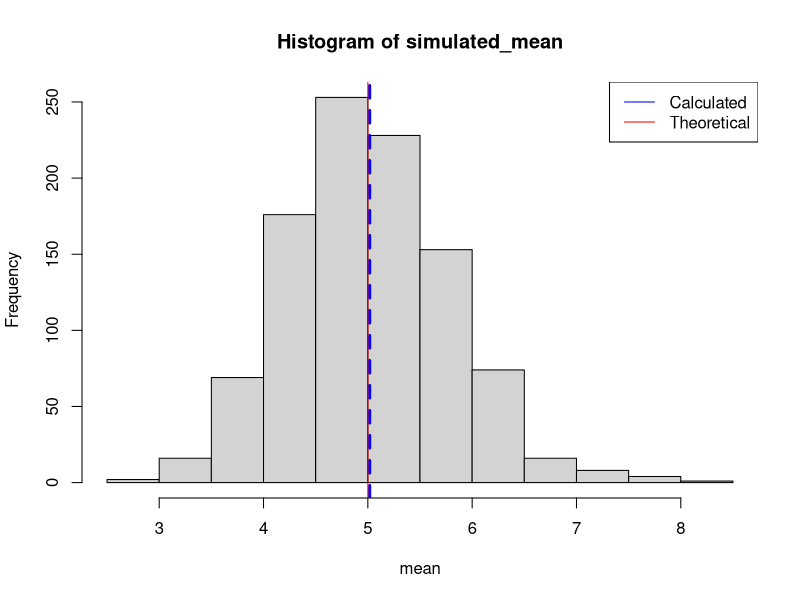
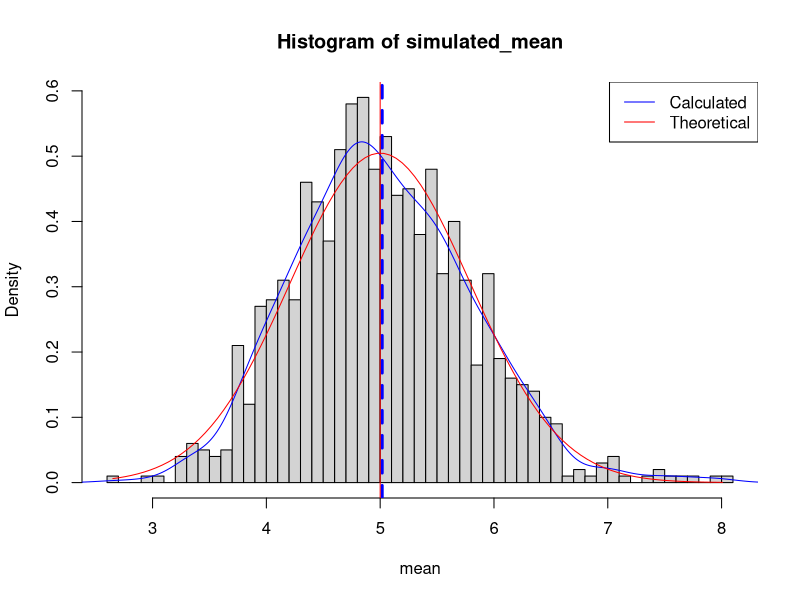
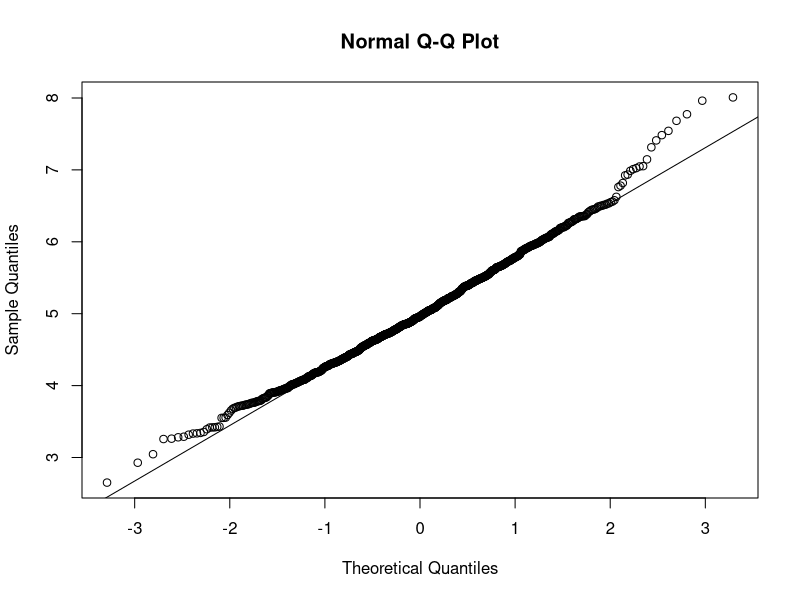

The R source for these figures, in order:
## ---- chunk 1

lambda = 0.2
#distribution of averages of 40 exponentials
n <-40
#distribution of 1000 random uniforms
random <- 1000

simulated <- matrix(rexp(n*random, rate =lambda),n, random)
simulated_mean <- apply(simulated, 2, FUN=mean)
## ---- chunk 2
sample_mean <-mean(simulated_mean)
print(sample_mean)

theoretical_mean <-1/lambda
print(theoretical_mean)

hist(simulated_mean, xlab="mean", ylab="Frequency")
abline(v=sample_mean, col="blue", lwd=3, lty=2)
abline(v=theoretical_mean, col="red")

legend("topright", c("Calculated", "Theoretical"), col =c("blue", "red"), lty=1)
## ---- chunk 3
std_sample <- sd(simulated_mean)
variance_sample <- std_sample^2

sd_theory <-(1/lambda)/(sqrt(n))
variance_theory <- sd_theory^2

## ---- chunk 4
hist(simulated_mean,breaks=n,prob=TRUE, xlab="mean", ylab="Density")

abline(v=sample_mean, col="blue", lwd=3, lty=2)
abline(v=theoretical_mean, col="red")

xfit <- seq(min(simulated_mean), max(simulated_mean), length=100)
yfit <- dnorm(xfit, mean = 1/lambda, sd = (1/lambda)/sqrt(n))
lines(density(simulated_mean), col="blue")
lines(xfit, yfit,pch=22, col="red")

legend("topright", c("Calculated", "Theoretical"), col =c("blue", "red"), lty=1)
## ---- chunk 5
qqnorm(simulated_mean)
qqline(simulated_mean)
